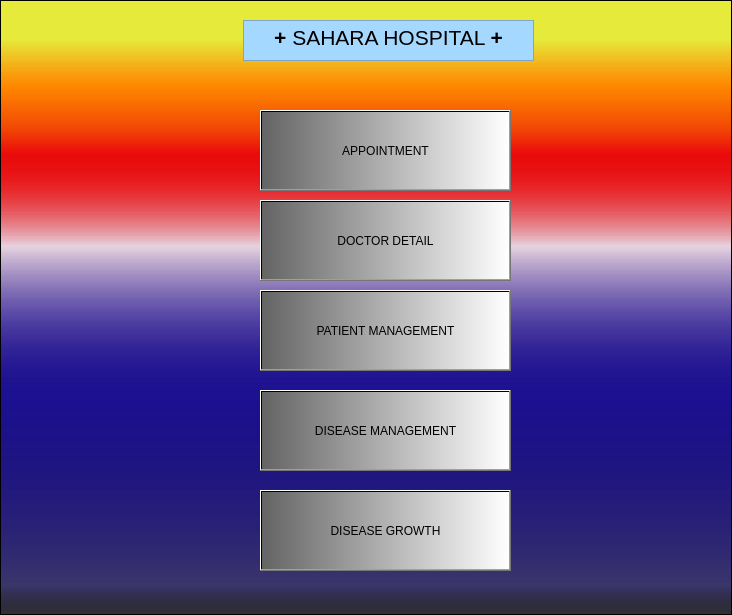
<?xml version="1.0" encoding="UTF-8"?>
<ui version="4.0">
 <class>Home</class>
 <widget class="QFrame" name="Home">
  <property name="geometry">
   <rect>
    <x>0</x>
    <y>0</y>
    <width>732</width>
    <height>615</height>
   </rect>
  </property>
  <property name="windowTitle">
   <string>Frame</string>
  </property>
  <property name="styleSheet">
   <string notr="true">background-color:qlineargradient(spread:pad, x1:0, y1:1, x2:0, y2:0, stop:0 rgba(50, 50, 50, 255), stop:0.05 rgba(14, 8, 73, 145), stop:0.36 rgba(28, 17, 145, 255), stop:0.6 rgba(126, 14, 81, 25), stop:0.75 rgba(234, 11, 11, 255), stop:0.79 rgba(242, 70, 5, 255), stop:0.86 rgba(255, 136, 0, 255), stop:0.935 rgba(229, 233, 55, 220))</string>
  </property>
  <property name="frameShape">
   <enum>QFrame::StyledPanel</enum>
  </property>
  <property name="frameShadow">
   <enum>QFrame::Raised</enum>
  </property>
  <widget class="QPushButton" name="btnappo">
   <property name="enabled">
    <bool>true</bool>
   </property>
   <property name="geometry">
    <rect>
     <x>260</x>
     <y>110</y>
     <width>251</width>
     <height>81</height>
    </rect>
   </property>
   <property name="styleSheet">
    <string notr="true">background-color:qlineargradient(spread:pad, x1:0, y1:0, x2:1, y2:0, stop:0 rgba(100, 100, 100, 255), stop:1 rgba(255, 255, 255, 255))</string>
   </property>
   <property name="text">
    <string>APPOINTMENT</string>
   </property>
  </widget>
  <widget class="QPushButton" name="btndoctordetail">
   <property name="geometry">
    <rect>
     <x>260</x>
     <y>200</y>
     <width>251</width>
     <height>81</height>
    </rect>
   </property>
   <property name="maximumSize">
    <size>
     <width>251</width>
     <height>81</height>
    </size>
   </property>
   <property name="styleSheet">
    <string notr="true">background-color:qlineargradient(spread:pad, x1:0, y1:0, x2:1, y2:0, stop:0 rgba(100, 100, 100, 255), stop:1 rgba(255, 255, 255, 255))</string>
   </property>
   <property name="text">
    <string>DOCTOR DETAIL</string>
   </property>
  </widget>
  <widget class="QPushButton" name="btndiseasemanagement">
   <property name="geometry">
    <rect>
     <x>260</x>
     <y>390</y>
     <width>251</width>
     <height>81</height>
    </rect>
   </property>
   <property name="styleSheet">
    <string notr="true">background-color:qlineargradient(spread:pad, x1:0, y1:0, x2:1, y2:0, stop:0 rgba(100, 100, 100, 255), stop:1 rgba(255, 255, 255, 255))</string>
   </property>
   <property name="text">
    <string>DISEASE MANAGEMENT</string>
   </property>
  </widget>
  <widget class="QPushButton" name="btndiseasegrowth">
   <property name="geometry">
    <rect>
     <x>260</x>
     <y>490</y>
     <width>251</width>
     <height>81</height>
    </rect>
   </property>
   <property name="styleSheet">
    <string notr="true">background-color:qlineargradient(spread:pad, x1:0, y1:0, x2:1, y2:0, stop:0 rgba(100, 100, 100, 255), stop:1 rgba(255, 255, 255, 255))</string>
   </property>
   <property name="text">
    <string>DISEASE GROWTH</string>
   </property>
  </widget>
  <widget class="QTextEdit" name="textEdit">
   <property name="geometry">
    <rect>
     <x>243</x>
     <y>20</y>
     <width>291</width>
     <height>41</height>
    </rect>
   </property>
   <property name="styleSheet">
    <string notr="true">background-color:rgb(165, 216, 255)</string>
   </property>
   <property name="html">
    <string>&lt;!DOCTYPE HTML PUBLIC &quot;-//W3C//DTD HTML 4.0//EN&quot; &quot;http://www.w3.org/TR/REC-html40/strict.dtd&quot;&gt;
&lt;html&gt;&lt;head&gt;&lt;meta name=&quot;qrichtext&quot; content=&quot;1&quot; /&gt;&lt;style type=&quot;text/css&quot;&gt;
p, li { white-space: pre-wrap; }
&lt;/style&gt;&lt;/head&gt;&lt;body style=&quot; font-family:'MS Shell Dlg 2'; font-size:8.13913pt; font-weight:400; font-style:normal;&quot;&gt;
&lt;p align=&quot;center&quot; style=&quot; margin-top:0px; margin-bottom:0px; margin-left:0px; margin-right:0px; -qt-block-indent:0; text-indent:0px;&quot;&gt;&lt;span style=&quot; font-size:16pt; font-weight:600;&quot;&gt;+ &lt;/span&gt;&lt;span style=&quot; font-size:16pt;&quot;&gt;SAHARA HOSPITAL &lt;/span&gt;&lt;span style=&quot; font-size:16pt; font-weight:600;&quot;&gt;+&lt;/span&gt;&lt;/p&gt;&lt;/body&gt;&lt;/html&gt;</string>
   </property>
  </widget>
  <widget class="QPushButton" name="btnpatientdetail">
   <property name="geometry">
    <rect>
     <x>260</x>
     <y>290</y>
     <width>251</width>
     <height>81</height>
    </rect>
   </property>
   <property name="maximumSize">
    <size>
     <width>251</width>
     <height>81</height>
    </size>
   </property>
   <property name="styleSheet">
    <string notr="true">background-color:qlineargradient(spread:pad, x1:0, y1:0, x2:1, y2:0, stop:0 rgba(100, 100, 100, 255), stop:1 rgba(255, 255, 255, 255))</string>
   </property>
   <property name="text">
    <string>PATIENT MANAGEMENT</string>
   </property>
  </widget>
 </widget>
 <resources/>
 <connections/>
</ui>
